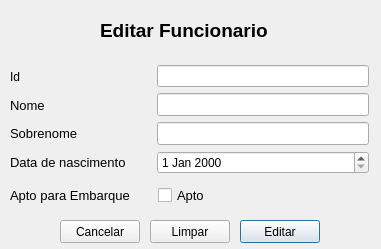
<?xml version="1.0" encoding="UTF-8"?>
<ui version="4.0">
 <class>EditarFuncionario</class>
 <widget class="QDialog" name="EditarFuncionario">
  <property name="geometry">
   <rect>
    <x>0</x>
    <y>0</y>
    <width>381</width>
    <height>249</height>
   </rect>
  </property>
  <property name="windowTitle">
   <string>Dialog</string>
  </property>
  <widget class="QWidget" name="gridLayoutWidget">
   <property name="geometry">
    <rect>
     <x>10</x>
     <y>60</y>
     <width>359</width>
     <height>151</height>
    </rect>
   </property>
   <layout class="QGridLayout" name="gridLayout" columnstretch="0">
    <item row="1" column="0">
     <layout class="QHBoxLayout" name="horizontalLayout_4" stretch="40,57">
      <property name="spacing">
       <number>0</number>
      </property>
      <item>
       <widget class="QLabel" name="label_9">
        <property name="text">
         <string>&lt;html&gt;&lt;head/&gt;&lt;body&gt;&lt;p&gt;&lt;span style=&quot; font-size:10pt;&quot;&gt;Apto para Embarque&lt;/span&gt;&lt;/p&gt;&lt;/body&gt;&lt;/html&gt;</string>
        </property>
       </widget>
      </item>
      <item>
       <widget class="QCheckBox" name="aptoCheckBox">
        <property name="font">
         <font>
          <pointsize>10</pointsize>
         </font>
        </property>
        <property name="text">
         <string>Apto</string>
        </property>
       </widget>
      </item>
     </layout>
    </item>
    <item row="0" column="0">
     <layout class="QHBoxLayout" name="horizontalLayout_3" stretch="2,3">
      <item>
       <layout class="QVBoxLayout" name="verticalLayout_4">
        <item>
         <widget class="QLabel" name="label">
          <property name="text">
           <string>Id</string>
          </property>
         </widget>
        </item>
        <item>
         <widget class="QLabel" name="label_6">
          <property name="font">
           <font>
            <pointsize>10</pointsize>
           </font>
          </property>
          <property name="text">
           <string>Nome</string>
          </property>
         </widget>
        </item>
        <item>
         <widget class="QLabel" name="label_7">
          <property name="text">
           <string>&lt;html&gt;&lt;head/&gt;&lt;body&gt;&lt;p&gt;&lt;span style=&quot; font-size:10pt;&quot;&gt;Sobrenome&lt;/span&gt;&lt;/p&gt;&lt;/body&gt;&lt;/html&gt;</string>
          </property>
         </widget>
        </item>
        <item>
         <widget class="QLabel" name="label_8">
          <property name="text">
           <string>&lt;html&gt;&lt;head/&gt;&lt;body&gt;&lt;p&gt;&lt;span style=&quot; font-size:10pt;&quot;&gt;Data de nascimento&lt;/span&gt;&lt;/p&gt;&lt;/body&gt;&lt;/html&gt;</string>
          </property>
         </widget>
        </item>
       </layout>
      </item>
      <item>
       <layout class="QVBoxLayout" name="verticalLayout_5">
        <item>
         <widget class="QLineEdit" name="idArea"/>
        </item>
        <item>
         <widget class="QLineEdit" name="firstNameArea">
          <property name="font">
           <font>
            <pointsize>10</pointsize>
           </font>
          </property>
         </widget>
        </item>
        <item>
         <widget class="QLineEdit" name="lastNameArea">
          <property name="font">
           <font>
            <pointsize>10</pointsize>
           </font>
          </property>
         </widget>
        </item>
        <item>
         <widget class="QDateEdit" name="birthdayArea"/>
        </item>
       </layout>
      </item>
     </layout>
    </item>
   </layout>
  </widget>
  <widget class="QLabel" name="label_5">
   <property name="geometry">
    <rect>
     <x>100</x>
     <y>10</y>
     <width>180</width>
     <height>41</height>
    </rect>
   </property>
   <property name="text">
    <string>&lt;html&gt;&lt;head/&gt;&lt;body&gt;&lt;p&gt;&lt;span style=&quot; font-size:14pt; font-weight:600;&quot;&gt;Editar Funcionario&lt;/span&gt;&lt;/p&gt;&lt;/body&gt;&lt;/html&gt;</string>
   </property>
  </widget>
  <widget class="QPushButton" name="submitButton">
   <property name="geometry">
    <rect>
     <x>240</x>
     <y>220</y>
     <width>80</width>
     <height>23</height>
    </rect>
   </property>
   <property name="text">
    <string>Editar</string>
   </property>
  </widget>
  <widget class="QPushButton" name="cancelButton">
   <property name="geometry">
    <rect>
     <x>60</x>
     <y>220</y>
     <width>80</width>
     <height>23</height>
    </rect>
   </property>
   <property name="text">
    <string>Cancelar</string>
   </property>
  </widget>
  <widget class="QPushButton" name="clearButton">
   <property name="geometry">
    <rect>
     <x>150</x>
     <y>220</y>
     <width>80</width>
     <height>23</height>
    </rect>
   </property>
   <property name="text">
    <string>Limpar</string>
   </property>
  </widget>
 </widget>
 <resources/>
 <connections>
  <connection>
   <sender>cancelButton</sender>
   <signal>clicked()</signal>
   <receiver>EditarFuncionario</receiver>
   <slot>close()</slot>
   <hints>
    <hint type="sourcelabel">
     <x>139</x>
     <y>201</y>
    </hint>
    <hint type="destinationlabel">
     <x>200</x>
     <y>113</y>
    </hint>
   </hints>
  </connection>
  <connection>
   <sender>clearButton</sender>
   <signal>clicked()</signal>
   <receiver>firstNameArea</receiver>
   <slot>clear()</slot>
   <hints>
    <hint type="sourcelabel">
     <x>189</x>
     <y>201</y>
    </hint>
    <hint type="destinationlabel">
     <x>262</x>
     <y>73</y>
    </hint>
   </hints>
  </connection>
  <connection>
   <sender>clearButton</sender>
   <signal>clicked()</signal>
   <receiver>lastNameArea</receiver>
   <slot>clear()</slot>
   <hints>
    <hint type="sourcelabel">
     <x>189</x>
     <y>201</y>
    </hint>
    <hint type="destinationlabel">
     <x>262</x>
     <y>101</y>
    </hint>
   </hints>
  </connection>
 </connections>
</ui>
